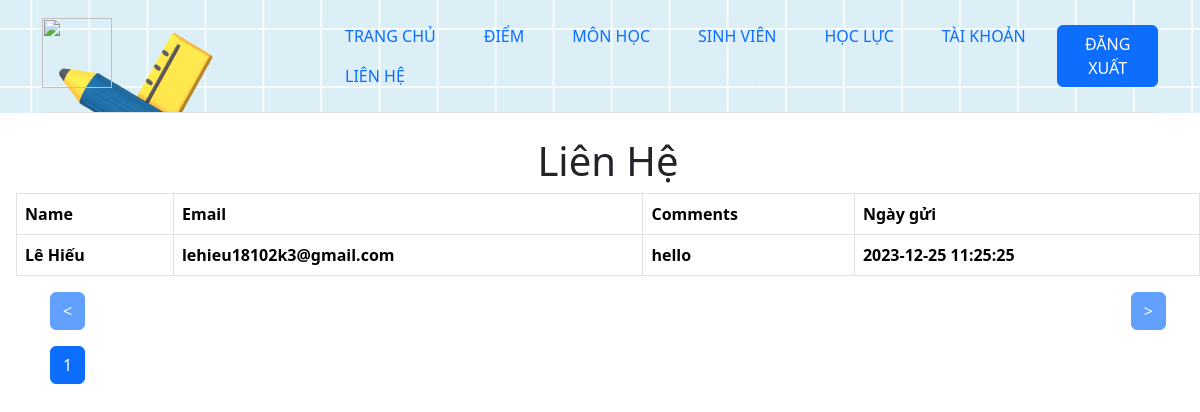
Page /trlienhe.php (signed in) on the committed database.
### tables this page shows
CREATE TABLE `lienhe` (
  `idcm` int(11) NOT NULL,
  `name` varchar(50) NOT NULL,
  `email` char(100) NOT NULL,
  `comment` varchar(1000) NOT NULL,
  `ngaygui` datetime NOT NULL DEFAULT current_timestamp()
);

### function.php (the view, shortened to what this page needs)
<?php
    function hienthilh($page,$tranght){
        include("connectdb.php");
        $result_per_page = 8;
        $sqlselect = "SELECT * FROM `lienhe`";
        $this_page_first_result = ($page - 1) * $result_per_page;
        $sqlselect .= " LIMIT " . $this_page_first_result . ',' . $result_per_page;
        $result = mysqli_query($connect, $sqlselect);
        if(mysqli_num_rows($result) > 0){
            while($row = mysqli_fetch_assoc($result)){
                $masv = $row["name"];
                $hoten = $row["email"];
                $ngaysinh = $row["comment"];
                $gioitinh = $row["ngaygui"];
                echo "<tr>";
                echo "<th>";
                echo $masv;
                echo "</th>";
                echo "<th>";
                echo $hoten;
                echo "</th>";
                echo "<th>";
                echo $ngaysinh;
                echo "</th>";
                echo "<th>";
                echo $gioitinh;
                echo "</th>";
                echo "</tr>";
            }
        }
    }
    function trang($trang,$bang,$page){
        include("connectdb.php");
        $result_per_page = 8;
        $sqlselect = "SELECT * FROM ".$bang."";
        $result = mysqli_query($connect, $sqlselect);
        $number_of_results = mysqli_num_rows($result);
        $number_of_pages = ceil($number_of_results / $result_per_page);
        echo '<div class="container">';
        echo '    <div class="row">';
        echo '        <div class="col-md-6">';
        echo '            <form action="'.$trang.'.php" method="get">';
        echo '                <button class="btn btn-primary" ' . (($page == 1) ? 'disabled' : '') . ' type="submit"><</button>';
        echo '            </form>';
        echo '        </div>';
        echo '        <div class="col-md-6 text-end">';
        echo '            <form action="'.$trang.'.php" method="get">';
        echo '                <button class="btn btn-primary" ' . (($page >= $number_of_pages) ? 'disabled' : '') . ' type="submit">></button>';
        echo '            </form>';
        echo '        </div>';
        echo '    </div>';
        echo '    <div class="row mt-3">';
        echo '        <div class="col-md-12">';
        echo '            <form action="'.$trang.'.php" method="get">';
        for ($i = 1; $i <= $number_of_pages; $i++) {
            echo '                <input class="'. mau($i,$page) .'" type="submit" name="page" value="' . $i . '">';
        }
        echo '            </form>';
        echo '        </div>';
        echo '    </div>';
        echo '</div>';
    }
    function mau($ii,$trang){
        if($ii == $trang){
            return "btn btn-primary";
        }
        else
        {
            return "btn btn-dark";
        }
    }
?>

### rows in the picture
lienhe: name "Lê Hiếu", email "lehieu18102k3@gmail.com", comment "hello", ngaygui "2023-12-25 11:25:25"
